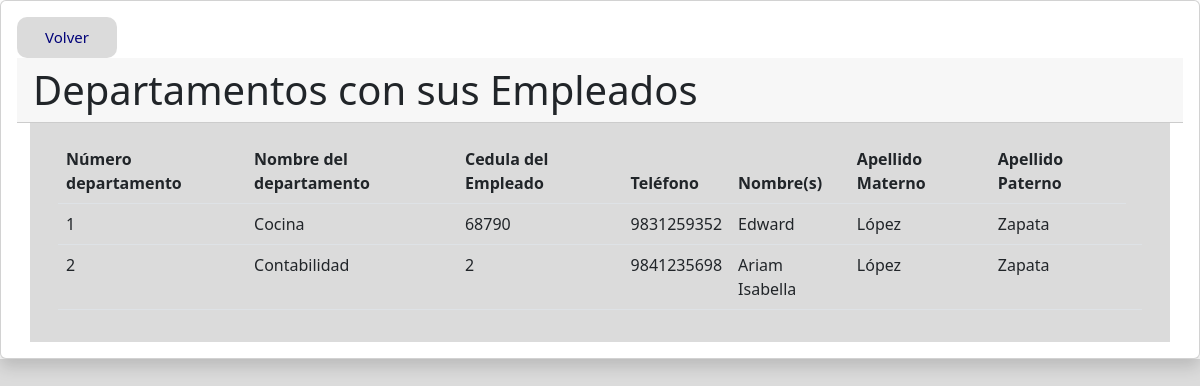
/Ejerciciodos/tablaUnida.php, run on an earlier commit of the app's database.
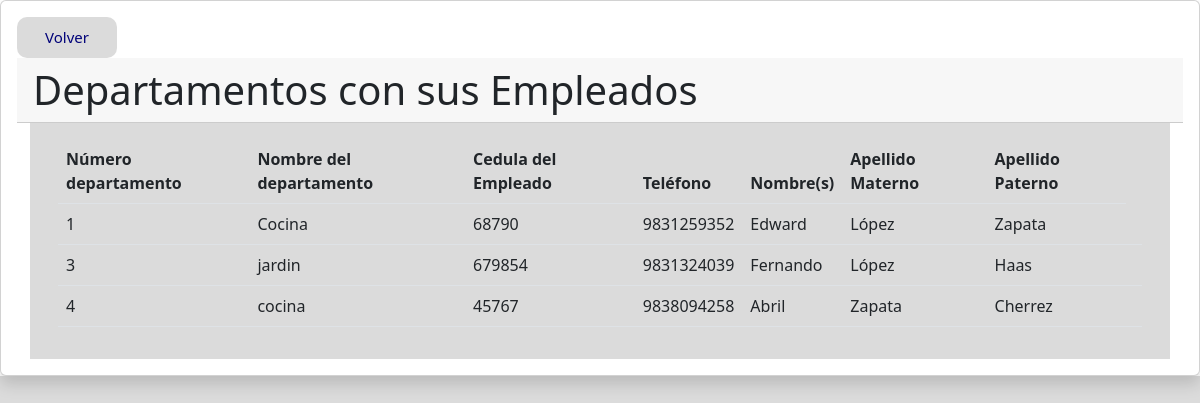
And on a later commit of the database.
### tables this page shows
CREATE TABLE `departamento` (
  `nom_depto` varchar(60) NOT NULL,
  `cedula_emp` int(11) NOT NULL,
  `num_depto` int(11) NOT NULL
);

CREATE TABLE `empleado` (
  `cedula` int(11) NOT NULL,
  `telefono` varchar(10) NOT NULL,
  `nombre` varchar(60) NOT NULL,
  `apellidoP` varchar(30) NOT NULL,
  `apellidoM` varchar(30) NOT NULL
);

### Ejerciciodos/tablaUnida.php (the view, shortened to what this page needs)
<!DOCTYPE html>
<html lang="en">
<head>
    <link rel="stylesheet" type="text/css" href="styles.css">
    <link href="https://cdn.jsdelivr.net/npm/bootstrap@5.2.2/dist/css/bootstrap.min.css" rel="stylesheet">
</head>
<body>
    <div class="card shadow p-3 mb-5 bg-body rounded">
        <a class="enmenu" href="index.php">Volver</a>
        <h1 class="card-header">Departamentos con sus Empleados</h1>
        <div class="container">
            <div class="card-body">
                <table id="mytable" class="table table-hover">
                    <thead class="thead-light">
                        <tr>
                            <th>Número departamento</td>
                            <th>Nombre del departamento</td>
                            <th>Cedula del Empleado</th>
                            <th>Teléfono</td>
                            <th>Nombre(s)</td>
                            <th>Apellido Materno</th>
                            <th>Apellido Paterno</th>
                        </tr>
                    </thead>
                    <?php
                    include("con_db.php");
                    $sql2 = "SELECT `departamento`.*, `empleado`.*
                FROM `departamento`
                    LEFT JOIN `empleado` ON `departamento`.`cedula_emp` = `empleado`.`cedula`";
                    $query2 = mysqli_query($conex, $sql2);
                    while ($row = mysqli_fetch_array($query2)) {
                        $num_depto = $row['num_depto'];
                        $nom_depto = $row['nom_depto'];
                        $idced = $row['cedula_emp'];
                        $telefono = $row['telefono'];
                        $nombre = $row['nombre'];
                        $apellidoP = $row['apellidoP'];
                        $apellidoM = $row['apellidoM'];
                    ?>
                        <tbody>
                            <tr>
                                <td> <?php echo $num_depto ?> </th>
                                <td> <?php echo $nom_depto ?> </th>
                                <td> <?php echo $idced ?> </td>
                                <td> <?php echo $telefono ?> </th>
                                <td> <?php echo $nombre ?> </th>
                                <td> <?php echo $apellidoP ?></td>
                                <td> <?php echo $apellidoM ?></td>
                                <td>
                                    <br>
                                </td>
                            </tr>
                        <?php }
                    include("eliminarDep.php");
                        ?>
                        </tbody>
                </table>
            </div>
        </div>
    </div>
</body>
</html>

What changed in the data, as far as the page shows it:
removed departamento: num_depto "2", nom_depto "Contabilidad", cedula_emp "2", cedula_emp.telefono "9841235698", cedula_emp.nombre "Ariam Isabella", cedula_emp.apellidoP "López", cedula_emp.apellidoM "Zapata"
added departamento: num_depto "3", nom_depto "jardin", cedula_emp "679854", cedula_emp.telefono "9831324039", cedula_emp.nombre "Fernando", cedula_emp.apellidoP "López", cedula_emp.apellidoM "Haas"
added departamento: num_depto "4", nom_depto "cocina", cedula_emp "45767", cedula_emp.telefono "9838094258", cedula_emp.nombre "Abril", cedula_emp.apellidoP "Zapata", cedula_emp.apellidoM "Cherrez"
